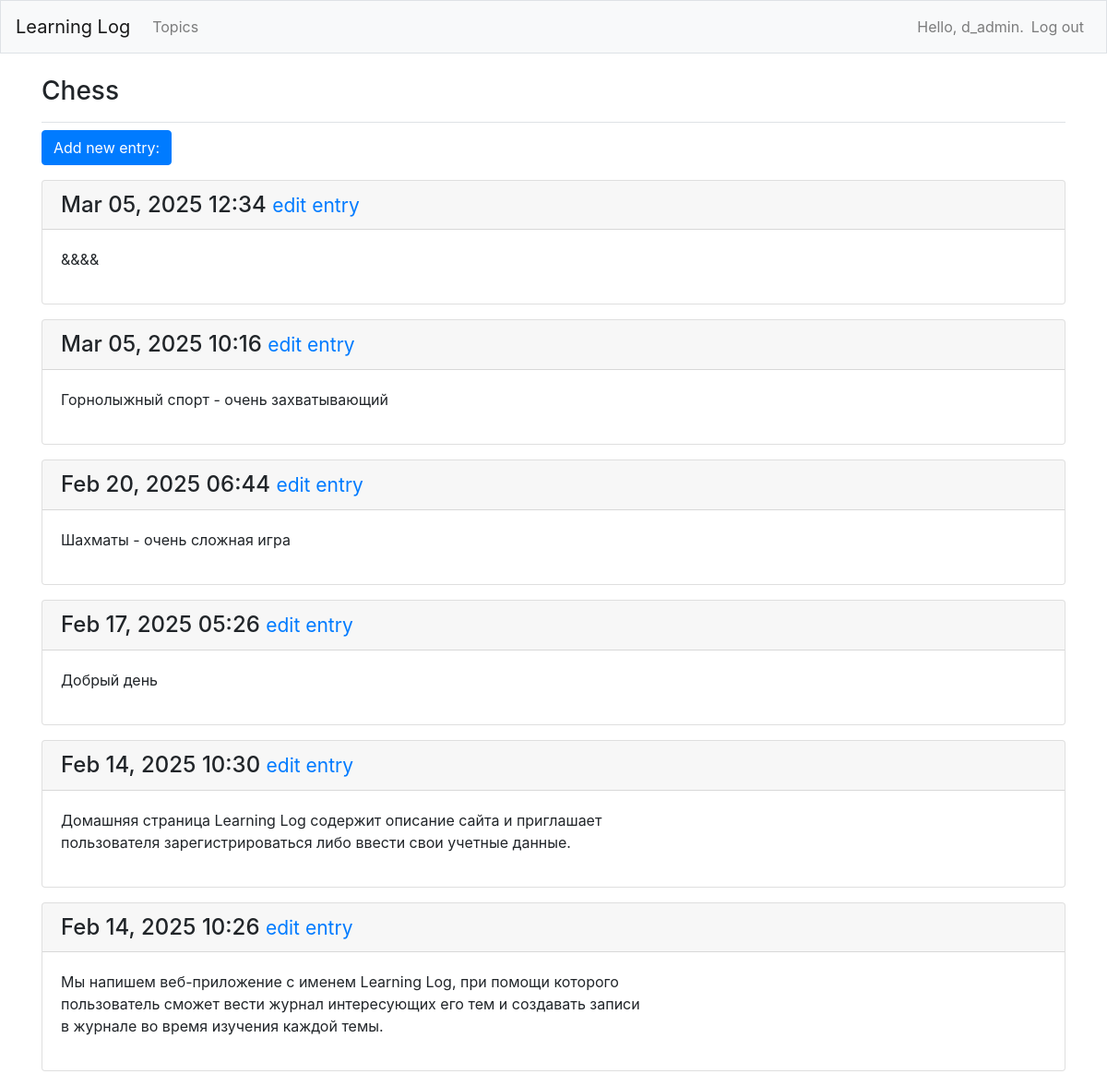
The page /topics/1/ (signed in) on the database its author committed.
### learning_logs/models.py (models this page shows, shortened)
class Topic(models.Model): # Класс Topic наследует от Model (родительского класса, включенного в Django).
    text = models.CharField(max_length=200)
    date_added = models.DateTimeField(auto_now_add=True)
    owner = models.ForeignKey(User, on_delete=models.CASCADE)
    def __str__(self):
        return self.text

class Entry(models.Model):
    topic = models.ForeignKey(Topic, on_delete=models.CASCADE)
    text = models.TextField() # здесь не требуется ограничение длины
    date_added = models.DateTimeField(auto_now_add=True)
    class Meta:
        verbose_name_plural = 'entries'

### learning_logs/views.py (the view)
# urls.py: path('topics/<int:topic_id>/', views.topic, name='topic'),
@login_required
def topic(request, topic_id):
    topic = Topic.objects.get(id=topic_id)
    check_topic_owner(topic, request.user)
    entries = topic.entry_set.order_by('-date_added')
    context = {'topic': topic, 'entries': entries}
    return render(request, 'learning_logs/topic.html', context)

### learning_logs/views.py (called while the page is built)
def check_topic_owner(topic, user):
    if topic.owner != user:
        raise Http404

### learning_logs/templates/learning_logs/topic.html
{% extends 'learning_logs/base.html' %}
{% block page_header %}
  <h3>{{ topic }}</h3>
{% endblock page_header %}
{% block content %}
  <p>
    <a class="btn btn-primary" href="{% url 'learning_logs:new_entry' topic.id %}">Add new entry:</a>
  </p>
  {% for entry in entries %}
    <div class="card mb-3">
      <h4 class="card-header">
        {{ entry.date_added|date:'M d, Y H:i' }}
        <small><a href="{% url 'learning_logs:edit_entry' entry.id %}">
          edit entry</a></small>
      </h4>
      <div class="card-body">
        {{ entry.text|linebreaks }}
      </div>
    </div>
  {% empty %}
    <p>There are no enrties for this topic yet.</p>
  {% endfor %}
{% endblock content %}

### learning_logs/templates/learning_logs/base.html (shortened to what this page needs)
{% load bootstrap4 %}
<!doctype html>
<html lang="en">
  <head>
    {% bootstrap_css %}
  </head>
  <body>
    <nav class="navbar navbar-expand-md navbar-light bg-light mb-4 border">
      <a class="navbar-brand" href="{% url 'learning_logs:index' %}">
        Learning Log</a>
      <div class="collapse navbar-collapse" id="navbarCollapse">
        <ul class="navbar-nav mr-auto">
          <li class="nav-item">
            <a class="nav-link" href="{% url 'learning_logs:topics' %}">
              Topics</a></li>
        </ul>
        <ul class="navbar-nav ml-auto">
          {% if user.is_authenticated %}
            <li class="nav-item">
              <span class="navbar-text">Hello, {{ user.username }}.</span>
            </li>
            <li class="nav-item">
              <form method="post" action="{% url 'users:logout' %}">
                <button name="submit" class="nav-link btn btn-link"
                  style="display:inline; border:none; background:none;
                  cursor:pointer;">
                  Log out
                </button>
              </form>
            </li>
          {% else %}
            <li class="nav-item">
              <a class="nav-link" href="{% url 'users:register' %}">Register</a>
            </li>
            <li class="nav-item">
              <a class="nav-link" href="{% url 'users:login' %}">Log in</a></li>
          {% endif %}
        </ul>
      </div>
    </nav>
    <main role="main" class="container">
      <div class="pb-2 mb-2 border-bottom">
        {% block page_header %}{% endblock page_header %}
      </div>
      <div>
        {% block content %}{% endblock content %}
      </div>
    </main>
  </body>
</html>

### rows shown on the page
Topic: text "Chess"
Entry: date_added "Mar 05, 2025 12:34", text "&&&&"
Entry: date_added "Mar 05, 2025 10:16", text "Горнолыжный спорт - очень захватывающий"
Entry: date_added "Feb 20, 2025 06:44", text "Шахматы - очень сложная игра"
Entry: date_added "Feb 17, 2025 05:26", text "Добрый день"
Entry: date_added "Feb 14, 2025 10:30", text "Домашняя страница Learning Log содержит описание сайта и приглашает пользователя зарегистрироваться либо ввести свои учетные данные."
Entry: date_added "Feb 14, 2025 10:26", text "Мы напишем веб-приложение с именем Learning Log, при помощи которого пользователь сможет вести журнал интересующих его тем и создавать записи в журнале во время изучения каждой темы."

### other values the page prints
{{ user.username }} "d_admin"
